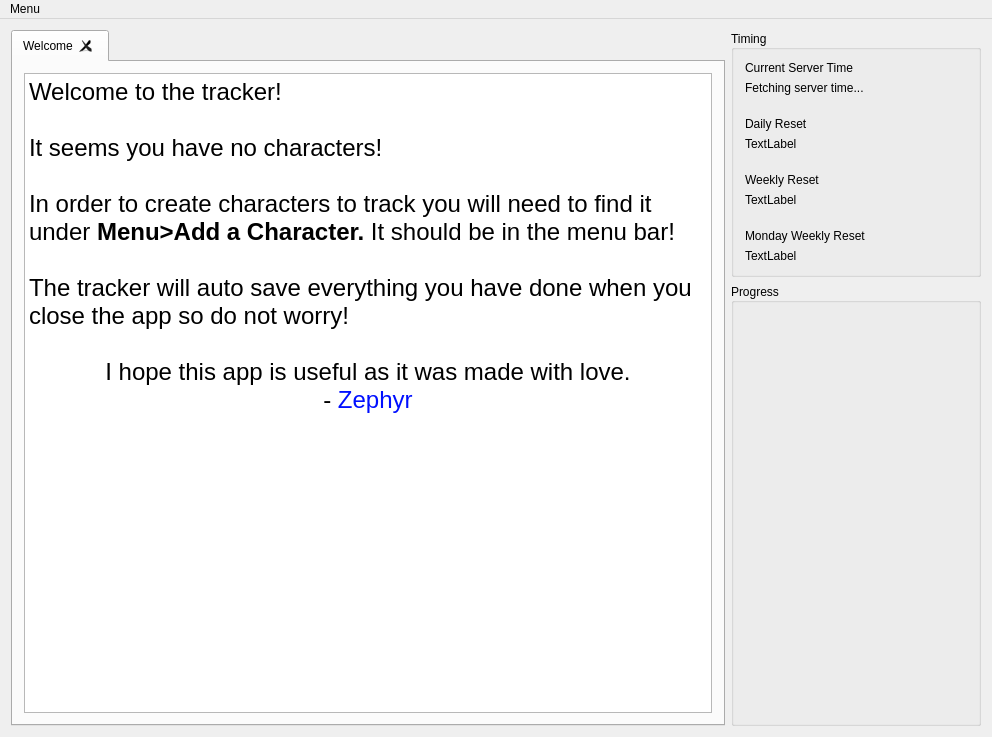
<?xml version="1.0" encoding="UTF-8"?>
<ui version="4.0">
 <class>MainWindow</class>
 <widget class="QMainWindow" name="MainWindow">
  <property name="geometry">
   <rect>
    <x>0</x>
    <y>0</y>
    <width>992</width>
    <height>737</height>
   </rect>
  </property>
  <property name="windowTitle">
   <string>MainWindow</string>
  </property>
  <widget class="QWidget" name="centralWidget">
   <layout class="QVBoxLayout" name="verticalLayout">
    <item>
     <layout class="QHBoxLayout" name="horizontalLayout">
      <item>
       <layout class="QGridLayout" name="gridLayout">
        <item row="0" column="1">
         <widget class="TrackerTabWidget" name="tabWidget">
          <property name="tabPosition">
           <enum>QTabWidget::North</enum>
          </property>
          <property name="tabShape">
           <enum>QTabWidget::Rounded</enum>
          </property>
          <property name="documentMode">
           <bool>false</bool>
          </property>
          <property name="tabsClosable">
           <bool>true</bool>
          </property>
          <widget class="QWidget" name="tab">
           <attribute name="title">
            <string>Welcome</string>
           </attribute>
           <layout class="QVBoxLayout" name="verticalLayout_4">
            <item>
             <widget class="QTextEdit" name="textEdit">
              <property name="readOnly">
               <bool>true</bool>
              </property>
              <property name="html">
               <string>&lt;!DOCTYPE HTML PUBLIC &quot;-//W3C//DTD HTML 4.0//EN&quot; &quot;http://www.w3.org/TR/REC-html40/strict.dtd&quot;&gt;
&lt;html&gt;&lt;head&gt;&lt;meta name=&quot;qrichtext&quot; content=&quot;1&quot; /&gt;&lt;meta charset=&quot;utf-8&quot; /&gt;&lt;style type=&quot;text/css&quot;&gt;
p, li { white-space: pre-wrap; }
&lt;/style&gt;&lt;/head&gt;&lt;body style=&quot; font-family:'.AppleSystemUIFont'; font-size:13pt; font-weight:400; font-style:normal;&quot;&gt;
&lt;p style=&quot; margin-top:0px; margin-bottom:0px; margin-left:0px; margin-right:0px; -qt-block-indent:0; text-indent:0px;&quot;&gt;&lt;span style=&quot; font-size:18pt;&quot;&gt;Welcome to the tracker! &lt;br /&gt;&lt;br /&gt;It seems you have no characters!&lt;/span&gt;&lt;/p&gt;
&lt;p style=&quot;-qt-paragraph-type:empty; margin-top:0px; margin-bottom:0px; margin-left:0px; margin-right:0px; -qt-block-indent:0; text-indent:0px; font-size:18pt;&quot;&gt;&lt;br /&gt;&lt;/p&gt;
&lt;p style=&quot; margin-top:0px; margin-bottom:0px; margin-left:0px; margin-right:0px; -qt-block-indent:0; text-indent:0px;&quot;&gt;&lt;span style=&quot; font-size:18pt;&quot;&gt;In order to create characters to track you will need to find it under &lt;/span&gt;&lt;span style=&quot; font-size:18pt; font-weight:700;&quot;&gt;Menu&amp;gt;Add a Character.&lt;/span&gt;&lt;span style=&quot; font-size:18pt;&quot;&gt; It should be in the menu bar!&lt;/span&gt;&lt;/p&gt;
&lt;p style=&quot;-qt-paragraph-type:empty; margin-top:0px; margin-bottom:0px; margin-left:0px; margin-right:0px; -qt-block-indent:0; text-indent:0px; font-size:18pt;&quot;&gt;&lt;br /&gt;&lt;/p&gt;
&lt;p style=&quot; margin-top:0px; margin-bottom:0px; margin-left:0px; margin-right:0px; -qt-block-indent:0; text-indent:0px;&quot;&gt;&lt;span style=&quot; font-size:18pt;&quot;&gt;The tracker will auto save everything you have done when you close the app so do not worry! &lt;/span&gt;&lt;/p&gt;
&lt;p align=&quot;center&quot; style=&quot;-qt-paragraph-type:empty; margin-top:0px; margin-bottom:0px; margin-left:0px; margin-right:0px; -qt-block-indent:0; text-indent:0px; font-size:18pt;&quot;&gt;&lt;br /&gt;&lt;/p&gt;
&lt;p align=&quot;center&quot; style=&quot; margin-top:0px; margin-bottom:0px; margin-left:0px; margin-right:0px; -qt-block-indent:0; text-indent:0px;&quot;&gt;&lt;span style=&quot; font-size:18pt;&quot;&gt;I hope this app is useful as it was made with love.&lt;/span&gt;&lt;/p&gt;
&lt;p align=&quot;center&quot; style=&quot; margin-top:0px; margin-bottom:0px; margin-left:0px; margin-right:0px; -qt-block-indent:0; text-indent:0px;&quot;&gt;&lt;span style=&quot; font-size:18pt;&quot;&gt;- &lt;/span&gt;&lt;span style=&quot; font-size:18pt; color:#000fff;&quot;&gt;Zephyr&lt;/span&gt;&lt;/p&gt;&lt;/body&gt;&lt;/html&gt;</string>
              </property>
             </widget>
            </item>
           </layout>
          </widget>
         </widget>
        </item>
       </layout>
      </item>
      <item>
       <layout class="QVBoxLayout" name="verticalLayout_2">
        <item>
         <widget class="QGroupBox" name="groupBox">
          <property name="sizePolicy">
           <sizepolicy hsizetype="Preferred" vsizetype="Preferred">
            <horstretch>200</horstretch>
            <verstretch>0</verstretch>
           </sizepolicy>
          </property>
          <property name="title">
           <string>Timing</string>
          </property>
          <property name="alignment">
           <set>Qt::AlignLeading|Qt::AlignLeft|Qt::AlignVCenter</set>
          </property>
          <layout class="QFormLayout" name="formLayout">
           <item row="3" column="0">
            <widget class="QLabel" name="label">
             <property name="text">
              <string>Daily Reset</string>
             </property>
            </widget>
           </item>
           <item row="4" column="0">
            <widget class="QLabel" name="dailyResetLabel">
             <property name="text">
              <string>TextLabel</string>
             </property>
            </widget>
           </item>
           <item row="6" column="0">
            <widget class="QLabel" name="label_3">
             <property name="text">
              <string>Weekly Reset</string>
             </property>
            </widget>
           </item>
           <item row="7" column="0">
            <widget class="QLabel" name="wedWeeklyResetLabel">
             <property name="text">
              <string>TextLabel</string>
             </property>
            </widget>
           </item>
           <item row="9" column="0">
            <widget class="QLabel" name="label_5">
             <property name="text">
              <string>Monday Weekly Reset</string>
             </property>
            </widget>
           </item>
           <item row="10" column="0">
            <widget class="QLabel" name="monWeeklyResetLabel">
             <property name="text">
              <string>TextLabel</string>
             </property>
            </widget>
           </item>
           <item row="5" column="0">
            <spacer name="verticalSpacer">
             <property name="orientation">
              <enum>Qt::Vertical</enum>
             </property>
             <property name="sizeType">
              <enum>QSizePolicy::Fixed</enum>
             </property>
             <property name="sizeHint" stdset="0">
              <size>
               <width>20</width>
               <height>10</height>
              </size>
             </property>
            </spacer>
           </item>
           <item row="8" column="0">
            <spacer name="verticalSpacer_2">
             <property name="orientation">
              <enum>Qt::Vertical</enum>
             </property>
             <property name="sizeType">
              <enum>QSizePolicy::Fixed</enum>
             </property>
             <property name="sizeHint" stdset="0">
              <size>
               <width>20</width>
               <height>10</height>
              </size>
             </property>
            </spacer>
           </item>
           <item row="0" column="0">
            <widget class="QLabel" name="label_2">
             <property name="text">
              <string>Current Server Time</string>
             </property>
            </widget>
           </item>
           <item row="1" column="0">
            <widget class="QLabel" name="serverTime">
             <property name="text">
              <string>Fetching server time...</string>
             </property>
             <property name="textFormat">
              <enum>Qt::AutoText</enum>
             </property>
            </widget>
           </item>
           <item row="2" column="0">
            <spacer name="verticalSpacer_3">
             <property name="orientation">
              <enum>Qt::Vertical</enum>
             </property>
             <property name="sizeType">
              <enum>QSizePolicy::Fixed</enum>
             </property>
             <property name="sizeHint" stdset="0">
              <size>
               <width>20</width>
               <height>10</height>
              </size>
             </property>
            </spacer>
           </item>
          </layout>
         </widget>
        </item>
        <item>
         <widget class="QGroupBox" name="groupBox_2">
          <property name="sizePolicy">
           <sizepolicy hsizetype="Minimum" vsizetype="Preferred">
            <horstretch>2</horstretch>
            <verstretch>0</verstretch>
           </sizepolicy>
          </property>
          <property name="maximumSize">
           <size>
            <width>250</width>
            <height>16777215</height>
           </size>
          </property>
          <property name="title">
           <string>Progress</string>
          </property>
          <property name="alignment">
           <set>Qt::AlignLeading|Qt::AlignLeft|Qt::AlignVCenter</set>
          </property>
          <layout class="QVBoxLayout" name="verticalLayout_3">
           <item>
            <widget class="Progress" name="progressContents" native="true">
             <property name="sizePolicy">
              <sizepolicy hsizetype="Expanding" vsizetype="Expanding">
               <horstretch>0</horstretch>
               <verstretch>0</verstretch>
              </sizepolicy>
             </property>
            </widget>
           </item>
          </layout>
         </widget>
        </item>
       </layout>
      </item>
     </layout>
    </item>
   </layout>
  </widget>
  <widget class="QMenuBar" name="menuBar">
   <property name="geometry">
    <rect>
     <x>0</x>
     <y>0</y>
     <width>992</width>
     <height>37</height>
    </rect>
   </property>
   <widget class="QMenu" name="menuFile">
    <property name="title">
     <string>Menu</string>
    </property>
    <addaction name="actionAdd_Character"/>
    <addaction name="actionSettings"/>
   </widget>
   <addaction name="menuFile"/>
  </widget>
  <action name="actionAdd_Character">
   <property name="text">
    <string>Add Character</string>
   </property>
  </action>
  <action name="actionSettings">
   <property name="text">
    <string>Settings</string>
   </property>
  </action>
 </widget>
 <layoutdefault spacing="6" margin="11"/>
 <customwidgets>
  <customwidget>
   <class>TrackerTabWidget</class>
   <extends>QTabWidget</extends>
   <header>trackertabwidget.h</header>
   <container>1</container>
  </customwidget>
  <customwidget>
   <class>Progress</class>
   <extends>QWidget</extends>
   <header location="global">progress.h</header>
   <container>1</container>
  </customwidget>
 </customwidgets>
 <resources/>
 <connections/>
</ui>
